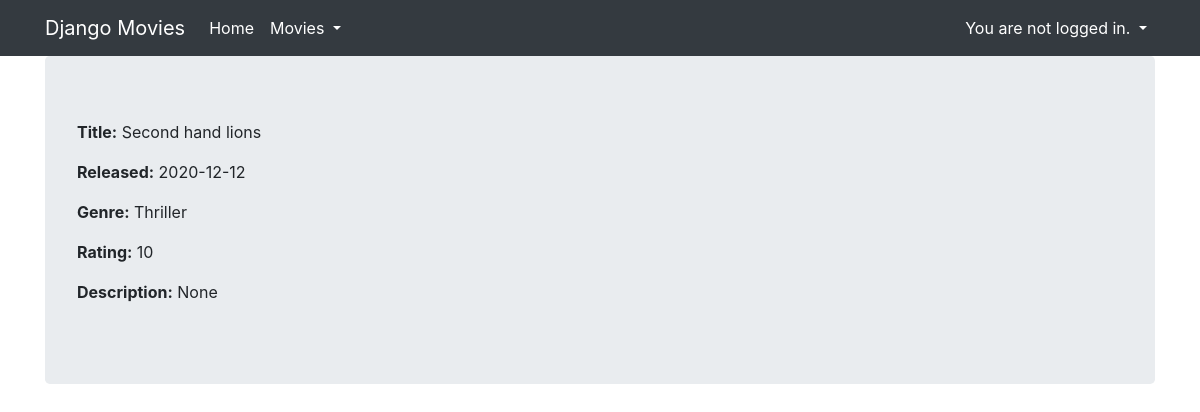
/core/movie/detail/2, run on the app's committed database.
### core/models.py (models this page shows, shortened)
class Movie(models.Model):
    title=models.CharField(max_length=100)
    rating = models.IntegerField(null=True, validators=[MaxValueValidator(10),MinValueValidator(1)]
    )
    released = models.DateField(null=True)
    description = models.TextField(null=True,blank=True)
    created = models.DateTimeField(auto_now_add=True,null=True)
    genre=models.ForeignKey(Genre,null=True,on_delete=models.SET_NULL)
    director=models.ForeignKey(Director,null=True,on_delete=models.SET_NULL)
    countries=models.ManyToManyField(Country,related_name='movie')
    class Meta:
        unique_together=("title","released","director")

class Genre(models.Model):
    name=models.CharField(max_length=20,unique=True)
    age_limit=models.IntegerField(blank=True, null=True,choices=age_chs)
    def __str__(self):
        return self.name

### core/views.py (the view)
# urls.py: path('movie/detail/<pk>',MovieDetailView.as_view(),name='movie_detail'),
class MovieDetailView(DetailView):
    template_name = 'movie_detail.html'
    model=Movie

### core/templatetags/movie_extras.py (called while the page is built)
@register.filter
def attr_as_p(obj, attrname):
    label=escape(attrname.capitalize())
    value=escape(getattr(obj, attrname))
    return SafeString(f'<p><strong>{label}:</strong> {value}</p>')

### core/templates/movie_detail.html
{% extends "base.html" %}
{% load movie_extras %}
{% block content %}
  {{ movie|attr_as_p:'title'}}
  {{ movie|attr_as_p:'released'}}
  {{ movie|attr_as_p:'genre'}}
  {{ movie|attr_as_p:'rating'}}
  {{ movie|attr_as_p:'description'}}
{% endblock %}

### data on the page
Movie: title "Title: Second hand lions", released "Released: 2020-12-12", genre.name "Genre: Thriller", rating "Rating: 10", description "Description: None"
